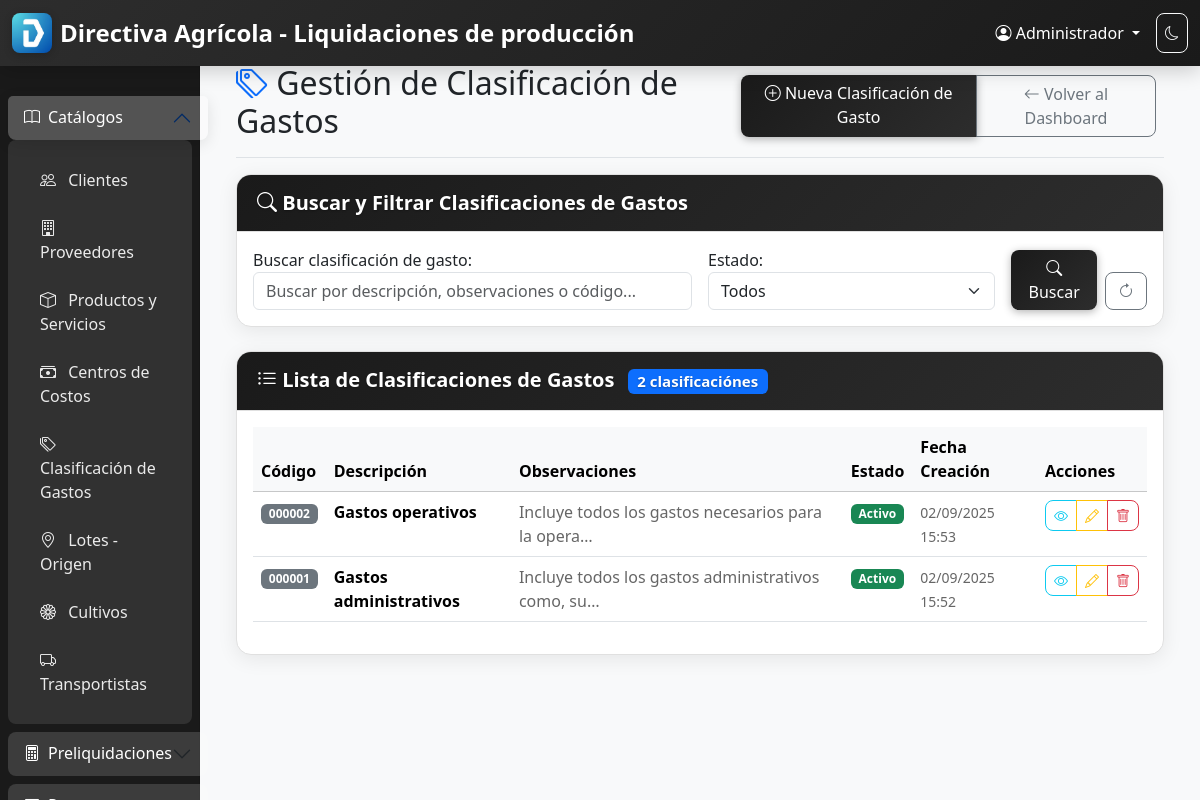
The app's page /clasificacion-gastos/ (signed in) with its own data.
### core/models.py (models this page shows, shortened)
class Usuario(AbstractUser):
    nombre = models.CharField(max_length=100, verbose_name="Nombre completo")
    puesto = models.CharField(max_length=100, verbose_name="Puesto")
    email = models.EmailField(unique=True, verbose_name="Correo electrónico")
    is_admin = models.BooleanField(default=False, verbose_name="Es administrador")
    USERNAME_FIELD = 'username'
    REQUIRED_FIELDS = ['email', 'nombre', 'puesto']
    class Meta:
        verbose_name = "Usuario"
        verbose_name_plural = "Usuarios"
        db_table = 'usuarios'

class ClasificacionGasto(models.Model):
    codigo = models.AutoField(
        primary_key=True,
        verbose_name="Código"
    )
    descripcion = models.CharField(
        max_length=200,
        verbose_name="Descripción",
        help_text="Descripción de la clasificación de gasto"
    )
    observaciones = models.TextField(
        blank=True,
        null=True,
        verbose_name="Observaciones",
        help_text="Observaciones adicionales sobre la clasificación de gasto"
    )
    activo = models.BooleanField(
        default=True,
        verbose_name="Activo",
        help_text="Indica si la clasificación de gasto está activa en el sistema"
    )
    fecha_creacion = models.DateTimeField(auto_now_add=True, verbose_name="Fecha de creación")
    fecha_modificacion = models.DateTimeField(auto_now=True, verbose_name="Fecha de modificación")
    usuario_creacion = models.ForeignKey(
        Usuario,
        on_delete=models.PROTECT,
        related_name='clasificaciones_gasto_creadas',
        verbose_name="Usuario que creó el registro"
    )
    usuario_modificacion = models.ForeignKey(
        Usuario,
        on_delete=models.PROTECT,
        related_name='clasificaciones_gasto_modificadas',
        verbose_name="Usuario que modificó el registro",
        blank=True,
        null=True
    )
    class Meta:
        verbose_name = "Clasificación de Gasto"
        verbose_name_plural = "Clasificaciones de Gastos"
        db_table = 'clasificaciones_gasto'
        ordering = ['descripcion']
        indexes = [
            models.Index(fields=['descripcion']),
            models.Index(fields=['activo']),
        ]

### core/views.py (the view)
# urls.py: path('clasificacion-gastos/', ClasificacionGastoListView.as_view(), name='clasificacion_gasto_list'),
class ClasificacionGastoListView(LoginRequiredMixin, ListView):
    model = ClasificacionGasto
    template_name = 'core/clasificacion_gasto_list.html'
    context_object_name = 'clasificaciones_gasto'
    paginate_by = 20
    def get_queryset(self):
        queryset = ClasificacionGasto.objects.select_related('usuario_creacion').all()
        form = ClasificacionGastoSearchForm(self.request.GET)
        if form.is_valid():
            busqueda = form.cleaned_data.get('busqueda')
            activo = form.cleaned_data.get('activo')
            if busqueda:
                queryset = queryset.filter(
                    Q(descripcion__icontains=busqueda) |
                    Q(observaciones__icontains=busqueda) |
                    Q(codigo__icontains=busqueda)
                )
            if activo != '':
                queryset = queryset.filter(activo=activo == '1')
        return queryset.order_by('-fecha_creacion')
    def get_context_data(self, **kwargs):
        context = super().get_context_data(**kwargs)
        context['search_form'] = ClasificacionGastoSearchForm(self.request.GET)
        context['title'] = 'Gestión de Clasificación de Gastos'
        return context

### templates/core/clasificacion_gasto_list.html (shortened to what this page needs)
{% extends 'base.html' %}
{% block content %}
<div class="container-fluid">
    <div class="d-flex justify-content-between flex-wrap flex-md-nowrap align-items-center pt-3 pb-2 mb-3 border-bottom">
        <h1 class="h2">
            <i class="bi bi-tags text-primary"></i>
            Gestión de Clasificación de Gastos
        </h1>
        <div class="btn-toolbar mb-2 mb-md-0">
            <div class="btn-group me-2">
                <a href="{% url 'core:clasificacion_gasto_create' %}" class="btn btn-primary">
                    <i class="bi bi-plus-circle"></i> Nueva Clasificación de Gasto
                </a>
                <a href="{% url 'core:dashboard' %}" class="btn btn-outline-secondary">
                    <i class="bi bi-arrow-left"></i> Volver al Dashboard
                </a>
            </div>
        </div>
    </div>
    <div class="card mb-4">
        <div class="card-header">
            <h5 class="card-title mb-0">
                <i class="bi bi-search"></i> Buscar y Filtrar Clasificaciones de Gastos
            </h5>
        </div>
        <div class="card-body">
            <form method="get" class="row g-3">
                <div class="col-md-6">
                    {{ search_form.busqueda.label_tag }}
                    {{ search_form.busqueda }}
                </div>
                <div class="col-md-4">
                    {{ search_form.activo.label_tag }}
                    {{ search_form.activo }}
                </div>
                <div class="col-md-2 d-flex align-items-end">
                    <button type="submit" class="btn btn-primary me-2">
                        <i class="bi bi-search"></i> Buscar
                    </button>
                    <a href="{% url 'core:clasificacion_gasto_list' %}" class="btn btn-outline-secondary">
                        <i class="bi bi-arrow-clockwise"></i>
                    </a>
                </div>
            </form>
        </div>
    </div>
    <div class="card">
        <div class="card-header">
            <h5 class="card-title mb-0">
                <i class="bi bi-list-ul"></i> Lista de Clasificaciones de Gastos
                <span class="badge bg-primary ms-2">{{ clasificaciones_gasto|length }} clasificación{{ clasificaciones_gasto|length|pluralize:"es" }}</span>
            </h5>
        </div>
        <div class="card-body">
            {% if clasificaciones_gasto %}
                <div class="table-responsive">
                    <table class="table table-hover">
                        <thead class="table-light">
                            <tr>
                                <th>Código</th>
                                <th>Descripción</th>
                                <th>Observaciones</th>
                                <th>Estado</th>
                                <th>Fecha Creación</th>
                                <th>Acciones</th>
                            </tr>
                        </thead>
                        <tbody>
                            {% for clasificacion_gasto in clasificaciones_gasto %}
                            <tr>
                                <td>
                                    <span class="badge bg-secondary">{{ clasificacion_gasto.codigo|stringformat:"06d" }}</span>
                                </td>
                                <td>
                                    <strong>{{ clasificacion_gasto.descripcion }}</strong>
                                </td>
                                <td>
                                    {% if clasificacion_gasto.observaciones %}
                                        <span class="text-muted" title="{{ clasificacion_gasto.observaciones }}">
                                            {{ clasificacion_gasto.observaciones|truncatechars:50 }}
                                        </span>
                                    {% else %}
                                        <span class="text-muted">-</span>
                                    {% endif %}
                                </td>
                                <td>
                                    {% if clasificacion_gasto.activo %}
                                        <span class="badge bg-success">Activo</span>
                                    {% else %}
                                        <span class="badge bg-danger">Inactivo</span>
                                    {% endif %}
                                </td>
                                <td>
                                    <small class="text-muted">
                                        {{ clasificacion_gasto.fecha_creacion|date:"d/m/Y H:i" }}
                                    </small>
                                </td>
                                <td>
                                    <div class="btn-group btn-group-sm" role="group">
                                        <a href="{% url 'core:clasificacion_gasto_detail' clasificacion_gasto.pk %}" class="btn btn-outline-info" title="Ver detalles">
                                            <i class="bi bi-eye"></i>
                                        </a>
                                        <a href="{% url 'core:clasificacion_gasto_update' clasificacion_gasto.pk %}" class="btn btn-outline-warning" title="Editar">
                                            <i class="bi bi-pencil"></i>
                                        </a>
                                        <a href="{% url 'core:clasificacion_gasto_delete' clasificacion_gasto.pk %}" class="btn btn-outline-danger" title="Eliminar">
                                            <i class="bi bi-trash"></i>
                                        </a>
                                    </div>
                                </td>
                            </tr>
                            {% endfor %}
                        </tbody>
                    </table>
                </div>
            {% endif %}
        </div>
    </div>
</div>
{% endblock %}

### templates/base.html (shortened to what this page needs)
{% load static %}
{% load cache_utils %}
<!DOCTYPE html>
<html lang="es">
<head>
    <link href="https://cdn.jsdelivr.net/npm/bootstrap@5.3.2/dist/css/bootstrap.min.css" rel="stylesheet">
    <link href="https://cdn.jsdelivr.net/npm/bootstrap-icons@1.11.1/font/bootstrap-icons.css" rel="stylesheet">
    <link href="{% static_with_timestamp 'css/style.css' %}" rel="stylesheet">
</head>
<body>
    <nav class="navbar navbar-expand-lg navbar-dark bg-primary fixed-top">
        <div class="container-fluid">
            <div class="navbar-brand d-flex align-items-center">
                <img src="/static/images/LogoDirectiva.png" alt="Logo Directiva Agrícola" height="40" class="me-2">
                <span class="fw-bold">Directiva Agrícola - Liquidaciones de producción</span>
            </div>
            <div class="navbar-nav ms-auto">
                <div class="nav-item dropdown">
                    <a class="nav-link dropdown-toggle text-white" href="#" role="button" data-bs-toggle="dropdown">
                        <i class="bi bi-person-circle"></i> {{ user.nombre|default:user.username }}
                    </a>
                </div>
            </div>
        </div>
    </nav>
    <div class="container-fluid">
        <div class="row">
            <nav id="sidebar" class="col-md-3 col-lg-2 d-md-block bg-light sidebar collapse">
                <div class="position-sticky pt-5">
                    <div class="accordion" id="sidebarAccordion">
                        <div class="accordion-item">
                            <h2 class="accordion-header" id="catalogosHeader">
                                <button class="accordion-button" type="button" data-bs-toggle="collapse" data-bs-target="#catalogosCollapse" aria-expanded="true" aria-controls="catalogosCollapse">
                                    <i class="bi bi-book me-2"></i>
                                    Catálogos
                                </button>
                            </h2>
                            <div id="catalogosCollapse" class="accordion-collapse collapse show" aria-labelledby="catalogosHeader" data-bs-parent="#sidebarAccordion">
                                <div class="accordion-body">
                                    <ul class="nav flex-column">
                                        <li class="nav-item">
                                            <a class="nav-link" href="{% url 'core:cliente_list' %}">
                                                <i class="bi bi-people"></i> Clientes
                                            </a>
                                        </li>
                                        <li class="nav-item">
                                            <a class="nav-link" href="{% url 'core:proveedor_list' %}">
                                                <i class="bi bi-building"></i> Proveedores
                                            </a>
                                        </li>
                                        <li class="nav-item">
                                            <a class="nav-link" href="{% url 'core:producto_servicio_list' %}">
                                                <i class="bi bi-box"></i> Productos y Servicios
                                            </a>
                                        </li>
                                        <li class="nav-item">
                                            <a class="nav-link" href="{% url 'core:centro_costo_list' %}">
                                                <i class="bi bi-cash-stack"></i> Centros de Costos
                                            </a>
                                        </li>
                                        <li class="nav-item">
                                            <a class="nav-link" href="{% url 'core:clasificacion_gasto_list' %}">
                                                <i class="bi bi-tags"></i> Clasificación de Gastos
                                            </a>
                                        </li>
                                        <li class="nav-item">
                                            <a class="nav-link" href="{% url 'core:lote_origen_list' %}">
                                                <i class="bi bi-geo-alt"></i> Lotes - Origen
                                            </a>
                                        </li>
                                        <li class="nav-item">
                                            <a class="nav-link" href="{% url 'core:cultivo_list' %}">
                                                <i class="bi bi-flower1"></i> Cultivos
                                            </a>
                                        </li>
                                        <li class="nav-item">
                                            <a class="nav-link" href="{% url 'core:transportista_list' %}">
                                                <i class="bi bi-truck"></i> Transportistas
                                            </a>
                                        </li>
                                    </ul>
                                </div>
                            </div>
                        </div>
                        <div class="accordion-item">
                            <h2 class="accordion-header" id="preliquidacionesHeader">
                                <button class="accordion-button collapsed" type="button" data-bs-toggle="collapse" data-bs-target="#preliquidacionesCollapse" aria-expanded="false" aria-controls="preliquidacionesCollapse">
                                    <i class="bi bi-calculator me-2"></i>
                                    Preliquidaciones
                                </button>
                            </h2>
                        </div>
                        <div class="accordion-item">
                            <h2 class="accordion-header" id="presupuestosHeader">
                                <button class="accordion-button collapsed" type="button" data-bs-toggle="collapse" data-bs-target="#presupuestosCollapse" aria-expanded="false" aria-controls="presupuestosCollapse">
                                </button>
                            </h2>
                        </div>
                    </div>
                </div>
            </nav>
            <main class="col-md-9 ms-sm-auto col-lg-10 px-md-4">
                <div class="pt-5">
                    {% block content %}{% endblock %}
                </div>
            </main>
        </div>
    </div>
</body>
</html>

### records on screen
Usuario: nombre "Administrador"
ClasificacionGasto: codigo "000002", descripcion "Gastos operativos", observaciones "Incluye todos los gastos necesarios para la opera…", activo "Activo", fecha_creacion "02/09/2025 15:53"
ClasificacionGasto: codigo "000001", descripcion "Gastos administrativos", observaciones "Incluye todos los gastos administrativos como, su…", activo "Activo", fecha_creacion "02/09/2025 15:52"

### other values on screen
{{ search_form.busqueda.label_tag }} "Buscar clasificación de gasto:"
{{ search_form.activo.label_tag }} "Estado:"
{{ clasificaciones_gasto|length }} "2"
